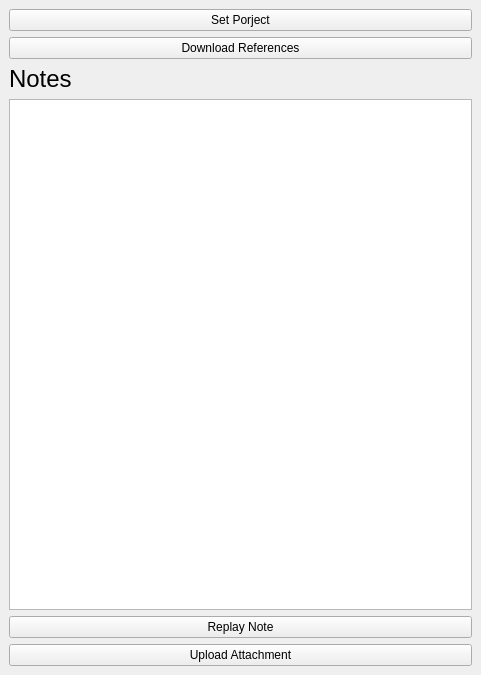
<?xml version="1.0" encoding="UTF-8"?>
<ui version="4.0">
 <class>DockWidget</class>
 <widget class="QDockWidget" name="DockWidget">
  <property name="geometry">
   <rect>
    <x>0</x>
    <y>0</y>
    <width>481</width>
    <height>675</height>
   </rect>
  </property>
  <property name="windowTitle">
   <string>DockWidget</string>
  </property>
  <widget class="QWidget" name="dockWidgetContents">
   <layout class="QHBoxLayout" name="horizontalLayout">
    <item>
     <layout class="QVBoxLayout" name="projectNotesLay" stretch="0">
      <item>
       <layout class="QVBoxLayout" name="utilitiesLay">
        <property name="sizeConstraint">
         <enum>QLayout::SetMinAndMaxSize</enum>
        </property>
        <item>
         <widget class="QPushButton" name="setProjectButton">
          <property name="text">
           <string>Set Porject</string>
          </property>
         </widget>
        </item>
        <item>
         <widget class="QPushButton" name="downloadButton">
          <property name="text">
           <string>Download References</string>
          </property>
         </widget>
        </item>
        <item>
         <layout class="QVBoxLayout" name="notesLay" stretch="0,0,0,0">
          <item>
           <widget class="QLabel" name="notesLabel">
            <property name="font">
             <font>
              <pointsize>18</pointsize>
             </font>
            </property>
            <property name="text">
             <string>Notes</string>
            </property>
           </widget>
          </item>
          <item>
           <widget class="QTextEdit" name="NoteTextEdit"/>
          </item>
          <item>
           <widget class="QPushButton" name="replayButton">
            <property name="text">
             <string>Replay Note</string>
            </property>
           </widget>
          </item>
          <item>
           <widget class="QPushButton" name="attachButton">
            <property name="text">
             <string>Upload Attachment</string>
            </property>
           </widget>
          </item>
         </layout>
        </item>
       </layout>
      </item>
     </layout>
    </item>
   </layout>
  </widget>
 </widget>
 <resources/>
 <connections/>
</ui>
